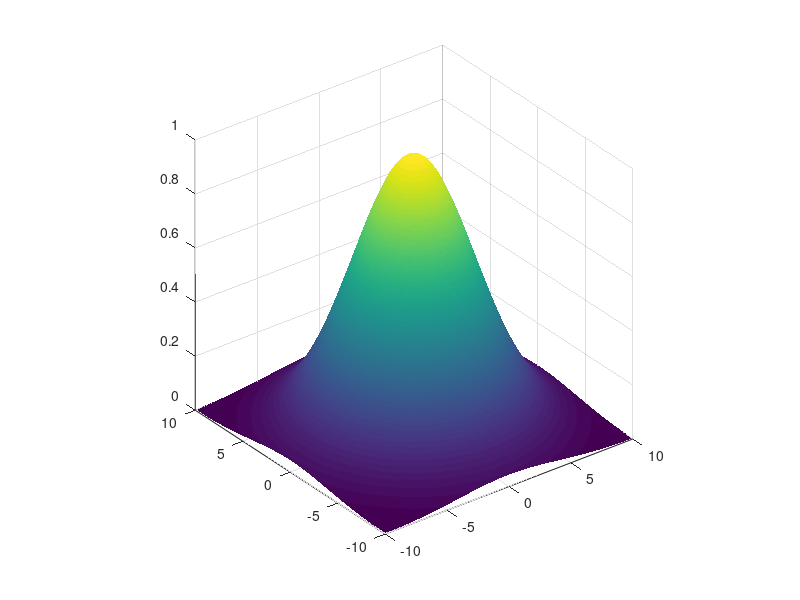
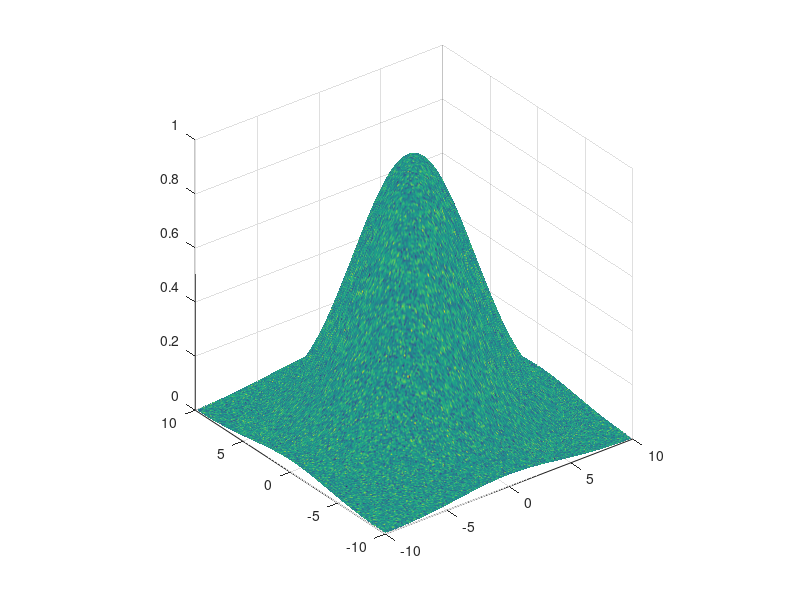
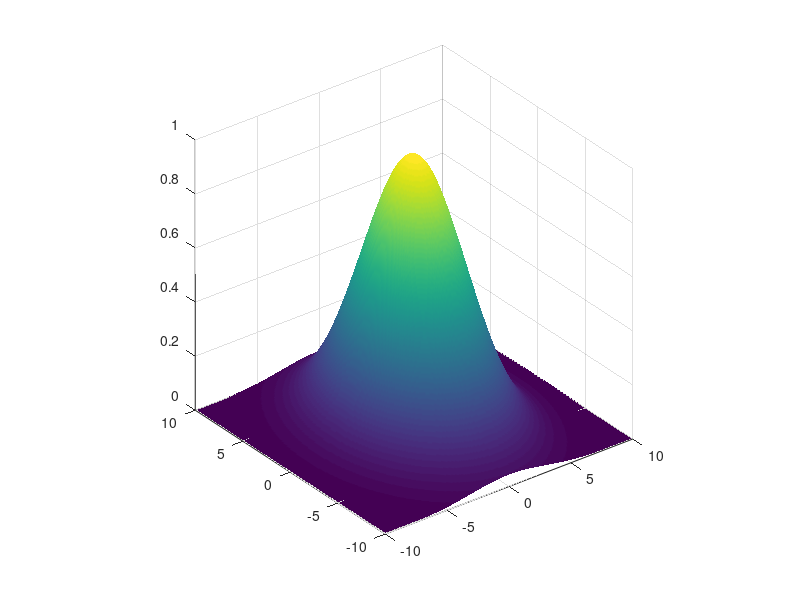

MATLAB code to generate these figures, in order: (Note: this script raises an error after producing the figures.)
%%
%     Curso do canal ExataMenteS
%     Aula 40 - Superficie Gaussiana
%     Se inscreva no canal e nos ajude a crescer <3
%     Vamos melhorar o Brasil atraves da tecnologia :)
%     https://www.youtube.com/channel/UCZyFebN0_gF2yy5fhVhlXtA
%     Professor: Joao Pinheiro
%%

% Gaussiana
n = 300; % Resolucao
s = 4; % Largura

x = linspace(-10,10,n);
[X,Y] = meshgrid(x);

gaus2d = exp( -(X.^2 + Y.^2) ./ (2*s^2) );

figure(1), clf

% Surf
surf(x,x,gaus2d)
axis square
rotate3d on
shading interp

% Mudar as cores, vizualizar algo '4D' em '3D'
figure(2), clf
cor = randn(size(gaus2d));
surf(x,x,gaus2d,cor);
axis square
rotate3d on
shading interp

%% Mudar a Gaussiana e inserir uma figura

n  = 300; % Resolucao
s1 = 3; % Largura em X
s2 = 4; % Largura em Y

x = linspace(-10,10,n);
[X,Y] = meshgrid(x);

% Gaussiana asimetrica
gaus2d = exp( -(X.^2/(2*s1^2) + Y.^2/(2*s2^2)) );

figure(3), clf

% Surf
surf(x,x,gaus2d)
shading interp
axis square
rotate3d on

% Precisamos alterar a dimensao da imagem
img = imread('saturn.png');
imgT = imresize(img, size(gaus2d));
% Uma Alternativa caso vc nao tenha a funcao imresize
% imgT = mean ( img(1:n,1:n,:), 3 );

% Inserir a imagem na Gaussiana
surf(x,x,gaus2d,imgT(:,:,3));
axis square
rotate3d on
shading interp
colormap jet
